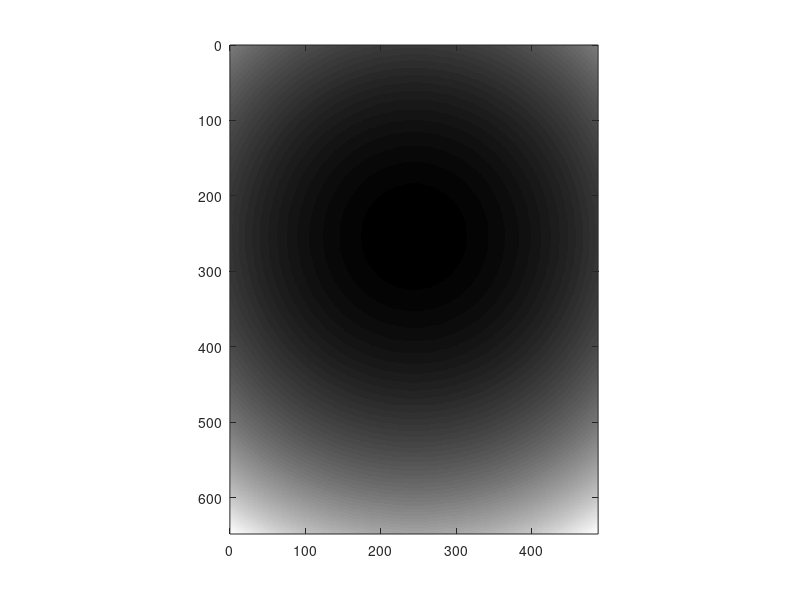

This chart was generated by the following MATLAB code: (Note: this script raises an error after producing the figure.)
clear all

% Data reading & stacking
frame_width=648;
frame_height=488;

X_overlapping=30;
Y_overlapping=20;

cmin=10;
cmax_set=20;


frame_width_eff=frame_width-X_overlapping;
frame_height_eff=frame_height-Y_overlapping;


num_of_frame_per_division=16;

normalization_factor=50;

X_mosaic_number=3;
Y_mosaic_number=4;


division_starting_index=0;
total_division_number=17;



division_number=division_starting_index:(division_starting_index+total_division_number-1);
total_FOV_number=X_mosaic_number*Y_mosaic_number;
k=0;

temp_frame_volume=zeros(frame_width,frame_height,num_of_frame_per_division);

%stiched_volume=zeros(frame_width_eff*X_mosaic_number+X_overlapping,frame_height_eff*Y_mosaic_number+Y_overlapping,num_of_frame_per_division);
stiched_image=zeros(frame_width_eff*X_mosaic_number+X_overlapping,frame_height_eff*Y_mosaic_number+Y_overlapping);
% correction image generation

% correction 1 (edge summation correction)

correction_A=ones(frame_width,frame_height);

% left&right bound

for tt=1:X_overlapping
    correction_A(tt,:)=correction_A(tt,:)*(tt/(X_overlapping+1));
    correction_A(frame_width-tt+1,:)=correction_A(frame_width-tt+1,:)*(tt/(X_overlapping+1));
end
for tt=1:Y_overlapping
    correction_A(:,tt)=correction_A(:,tt)*(tt/(Y_overlapping+1));
    correction_A(:,frame_height-tt+1)=correction_A(:,frame_height-tt+1)*(tt/(Y_overlapping+1));
end

imagesc(correction_A);
colormap('gray');
axis equal
xlim([0 size(correction_A,2)]);
ylim([0 size(correction_A,1)]);

G_Ratio=0.95;
Gaussian_X_width=400*G_Ratio;
Gaussian_Y_width=300*G_Ratio;
X_offset=-70;
Y_offset=0;

correction_B_X=ones(frame_width,frame_height);
correction_B_Y=ones(frame_width,frame_height);

for tt=1:frame_height
    correction_B_X(:,tt)=gaussmf((1:frame_width),[Gaussian_X_width frame_width/2+X_offset]);
end
for tt=1:frame_width
    correction_B_Y(tt,:)=gaussmf((1:frame_height),[Gaussian_X_width frame_height/2+Y_offset]);
end
correction_B=1./(correction_B_X.*correction_B_Y);

correction_image=correction_A.*correction_B;
%correction_image(:)=1;
imagesc(correction_B);
colormap('gray');
axis equal
xlim([0 size(correction_B,2)]);
ylim([0 size(correction_B,1)]);

stiched_images=zeros(frame_width_eff*X_mosaic_number+X_overlapping,frame_height_eff*Y_mosaic_number+Y_overlapping,total_division_number);
for NNN=1:length(division_number)
    for N=0:(total_FOV_number-1)

        X_number=rem(N,X_mosaic_number); %0~2
        Y_number=floor(N/X_mosaic_number); %0~2
        X_FOV_number=X_number;
        Y_FOV_number=Y_mosaic_number-1-Y_number;
        folder_path=sprintf('D:\\OCT data\\150713\\2015_0713_150713_musle large area_ %d_ %d\\',X_number,Y_number);
        cd(folder_path);
        mkdir('divide');

        file_path=[folder_path sprintf('%08d',division_number(NNN))];
        fin=fopen(file_path);
        A=fread(fin,[frame_width,frame_height*num_of_frame_per_division],'float32','b');
        if fin ==-1
            k=k+1;
            fclose('all');
        else
            for q=1:num_of_frame_per_division
                temp_frame_volume(:,:,q)=A(:,(frame_height*(q-1)+1):frame_height*q).*correction_image;
            end
            fclose('all');
        end
        
                %temp_frame_volume(:)=1;

        stiched_image(((X_FOV_number)*frame_width_eff+1):((X_FOV_number)*frame_width_eff+frame_width),((Y_FOV_number)*frame_height_eff+1):((Y_FOV_number)*frame_height_eff+frame_height))=stiched_image(((X_FOV_number)*frame_width_eff+1):((X_FOV_number)*frame_width_eff+frame_width),((Y_FOV_number)*frame_height_eff+1):((Y_FOV_number)*frame_height_eff+frame_height))+mean(temp_frame_volume,3);


    end
        if max(max(stiched_image))<cmax_set
            cmax=max(max(stiched_image));
        else
            cmax=cmax_set;
        end
  
        Normailzed_image=(stiched_image-cmin)/cmax;
        Normailzed_image(Normailzed_image>1)=1;
        imwrite(Normailzed_image,[cd,'\divide\',sprintf('stiched_image_%.1f micron',division_number(NNN)*3.2),'.png']);
        stiched_image=zeros(frame_width_eff*X_mosaic_number+X_overlapping,frame_height_eff*Y_mosaic_number+Y_overlapping);
        disp(NNN);

end
    imagesc(Normailzed_image);
    colormap('gray');
    caxis([0 1]);
    axis equal
    xlim([0 size(stiched_image,2)]);
    ylim([0 size(stiched_image,1)]);
    %for QQQ=1:4
    %    Normailzed_image=(mean(stiched_volume(:,:,((QQQ-1)*4+1):((QQQ)*4)),3)-cmin)/cmax;
    %    Normailzed_image(Normailzed_image>1)=1;
    %    %stiched_images(:,:,NN)=mean(stiched_volume,3);
    %    imwrite(Normailzed_image,[cd,'\divide\',sprintf('stiched_image_%d.png',(NN-1)*4+QQQ),'.png']);
    %end
    %for QQQ=1:16
    %    Normailzed_image=(mean(stiched_volume(:,:,QQQ),3)-cmin)/cmax;
    %    Normailzed_image(Normailzed_image>1)=1;
        %stiched_images(:,:,NN)=mean(stiched_volume,3);
    %    imwrite(Normailzed_image,[cd,'\divide3\',sprintf('stiched_image_%d.png',(NN-1)*16+QQQ),'.png']);
    %end
    %stiched_volume=zeros(frame_width_eff*X_mosaic_number+X_overlapping,frame_height_eff*Y_mosaic_number+Y_overlapping,num_of_frame_per_division);

%
disable=1;
if disable==0
frame_starting_index=85;
total_frame_number=20;

%stiched_image=mean(stiched_volume(:,:,frame_starting_index:(frame_starting_index+total_frame_number-1)),3);


%
NNN=1;
stiched_image=stiched_images(:,:,NNN);

imagesc(stiched_image);
colormap('gray');
caxis([cmin cmax]);
axis equal
xlim([0 size(stiched_image,2)]);
ylim([0 size(stiched_image,1)]);

Normailzed_image=(stiched_image-cmin)/cmax;
Normailzed_image(Normailzed_image>1)=1;

imagesc(Normailzed_image);
colormap('gray');
caxis([0 1]);
axis equal
xlim([0 size(stiched_image,2)]);
ylim([0 size(stiched_image,1)]);

%% Stacking
%Frame_spacing=5;
%Stacking_starting_frame=1;
%Total_stacked_frame_number=38;

%for qq=1:Total_stacked_frame_number
%    findex=Stacking_starting_frame+(qq-1)*Frame_spacing;
%    stiched_image=mean(stiched_volume(:,:,findex:(findex+total_frame_number-1)),3);
%    Normailzed_image=(stiched_image-cmin)/cmax;
%    Normailzed_image(Normailzed_image>1)=1;
%    imwrite(Normailzed_image,[cd,'\divide\',sprintf('averaged_frame_%d.png',qq),'.png']);
%end

end